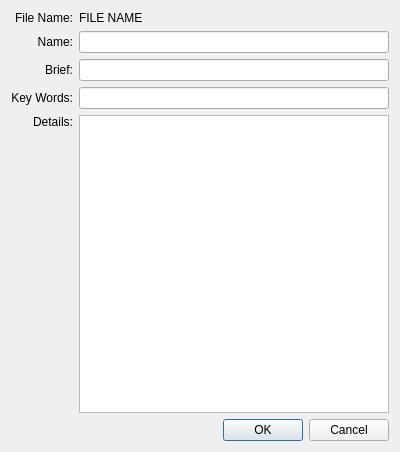
<?xml version="1.0" encoding="UTF-8"?>
<ui version="4.0">
 <class>AssetForm</class>
 <widget class="QWidget" name="AssetForm">
  <property name="geometry">
   <rect>
    <x>0</x>
    <y>0</y>
    <width>400</width>
    <height>452</height>
   </rect>
  </property>
  <property name="windowTitle">
   <string>Asset Document</string>
  </property>
  <layout class="QGridLayout" name="gridLayout">
   <item row="0" column="0">
    <widget class="QLabel" name="label_5">
     <property name="text">
      <string>File Name:</string>
     </property>
     <property name="alignment">
      <set>Qt::AlignRight|Qt::AlignTrailing|Qt::AlignVCenter</set>
     </property>
    </widget>
   </item>
   <item row="0" column="1">
    <widget class="QLabel" name="fileLabel">
     <property name="text">
      <string>FILE NAME</string>
     </property>
    </widget>
   </item>
   <item row="1" column="0">
    <widget class="QLabel" name="label">
     <property name="text">
      <string>Name:</string>
     </property>
     <property name="alignment">
      <set>Qt::AlignRight|Qt::AlignTrailing|Qt::AlignVCenter</set>
     </property>
    </widget>
   </item>
   <item row="1" column="1" colspan="2">
    <widget class="QLineEdit" name="nameEdit"/>
   </item>
   <item row="2" column="0">
    <widget class="QLabel" name="label_2">
     <property name="text">
      <string>Brief:</string>
     </property>
     <property name="alignment">
      <set>Qt::AlignRight|Qt::AlignTrailing|Qt::AlignVCenter</set>
     </property>
    </widget>
   </item>
   <item row="2" column="1" colspan="2">
    <widget class="QLineEdit" name="briefEdit"/>
   </item>
   <item row="3" column="0">
    <widget class="QLabel" name="label_4">
     <property name="text">
      <string>Key Words:</string>
     </property>
     <property name="alignment">
      <set>Qt::AlignRight|Qt::AlignTrailing|Qt::AlignVCenter</set>
     </property>
    </widget>
   </item>
   <item row="3" column="1" colspan="2">
    <widget class="QLineEdit" name="keywordEdit"/>
   </item>
   <item row="4" column="0">
    <widget class="QLabel" name="label_3">
     <property name="text">
      <string>Details:</string>
     </property>
     <property name="alignment">
      <set>Qt::AlignRight|Qt::AlignTop|Qt::AlignTrailing</set>
     </property>
    </widget>
   </item>
   <item row="4" column="1" colspan="2">
    <widget class="QPlainTextEdit" name="detailsEdit"/>
   </item>
   <item row="5" column="2">
    <widget class="QDialogButtonBox" name="buttonBox">
     <property name="standardButtons">
      <set>QDialogButtonBox::Cancel|QDialogButtonBox::Ok</set>
     </property>
    </widget>
   </item>
  </layout>
 </widget>
 <resources/>
 <connections/>
</ui>
